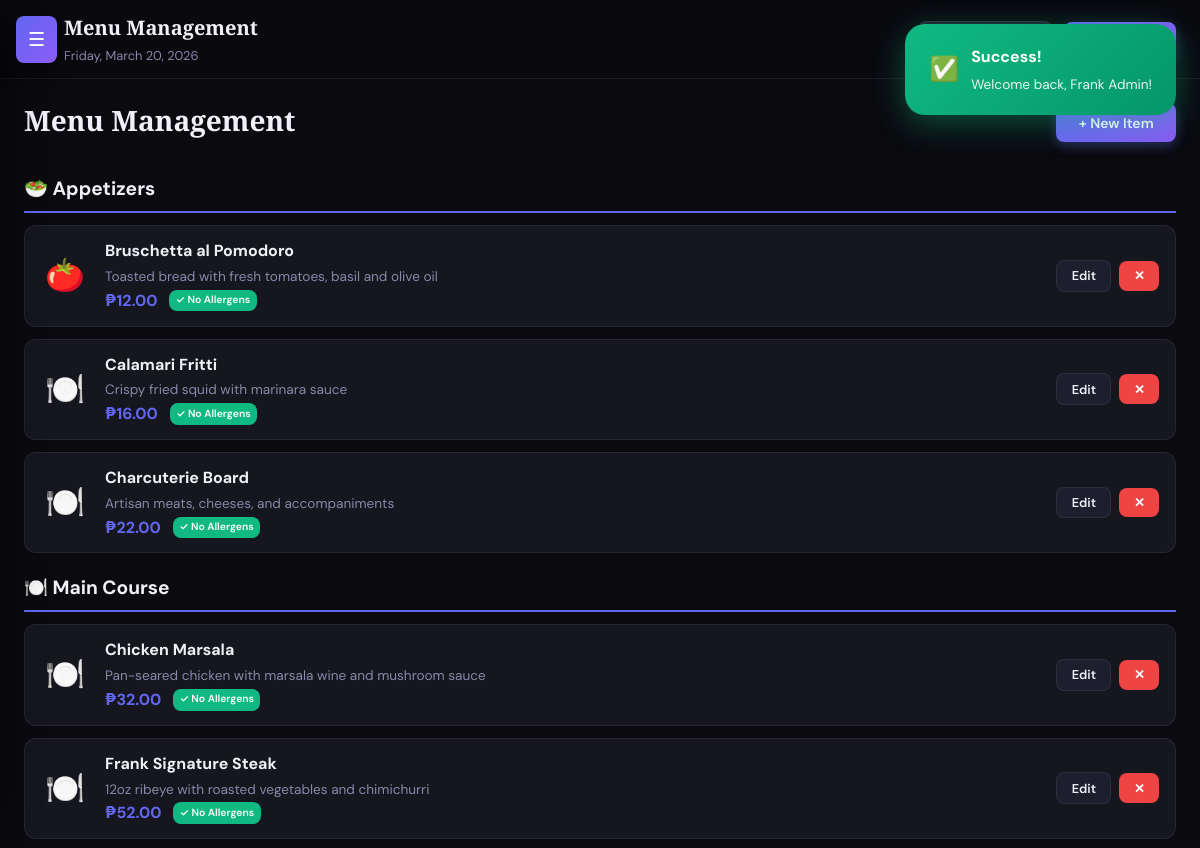
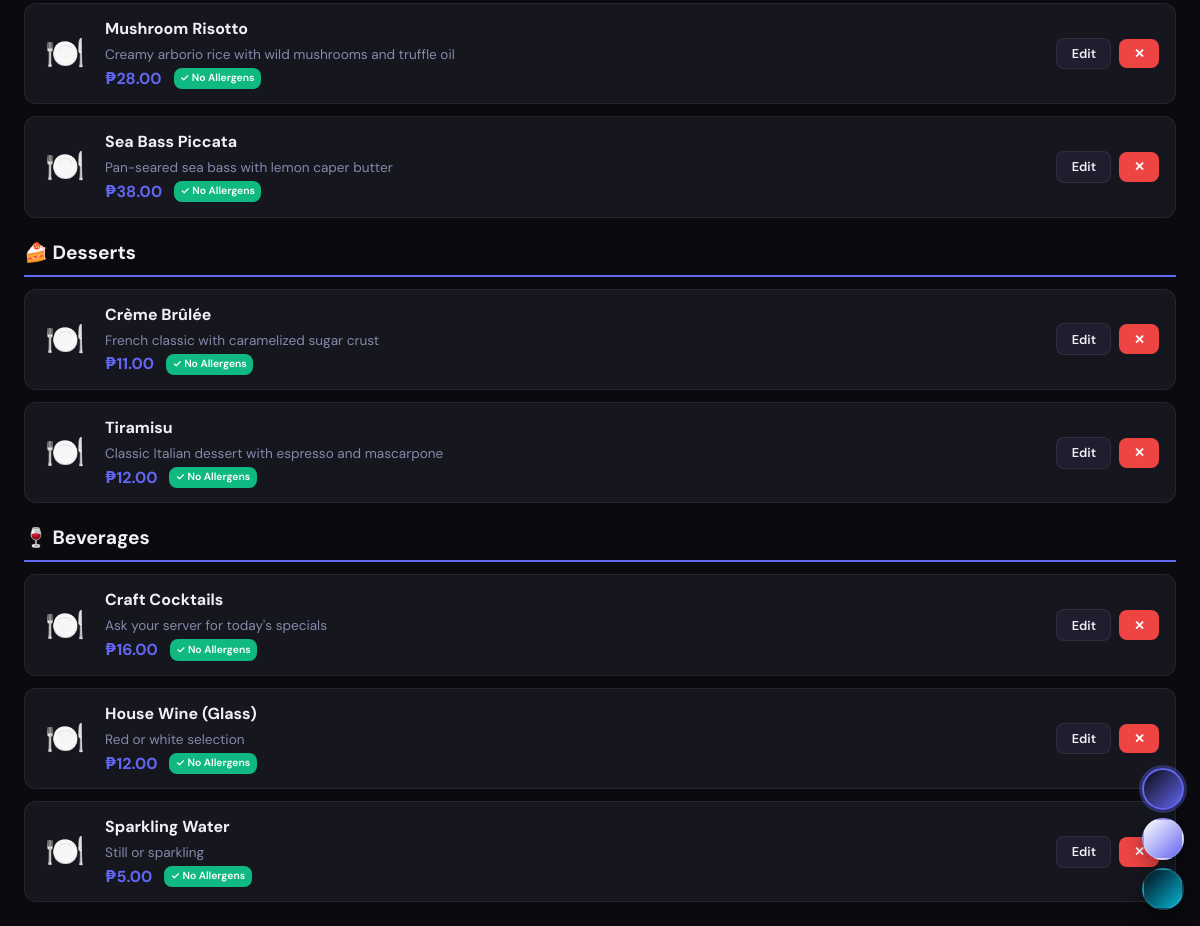
The page /admin_menu.php (signed in) on the database its author committed (2 pictures, top to bottom).
### tables this page shows
CREATE TABLE IF NOT EXISTS menu_items (
    item_id INT PRIMARY KEY AUTO_INCREMENT,
    category_id INT,
    name VARCHAR(150) NOT NULL,
    description TEXT,
    price DECIMAL(10,2) NOT NULL,
    image_url VARCHAR(255),
    is_available TINYINT(1) DEFAULT 1,
    is_featured TINYINT(1) DEFAULT 0,
    preparation_time INT DEFAULT 15,
     
    dietary_tags SET('Vegetarian','Vegan','Gluten-Free','Halal','Spicy') DEFAULT NULL,
    created_at TIMESTAMP DEFAULT CURRENT_TIMESTAMP,
    FOREIGN KEY (category_id) REFERENCES menu_categories(category_id) ON DELETE SET NULL
);

### includes/config.php (called while the page is built, shortened)
<?php
function getUserRole() {
    return $_SESSION['role'] ?? null;
}
function hasAccess($page) {
    $role = getUserRole();
    return in_array($page, ROLES[$role] ?? []);
}
?>

### includes/database.php (called while the page is built, shortened)
<?php
require_once 'config.php';
class Database {
    private static $instance = null;
    public $conn;
    private function __construct() {
        $this->conn = new mysqli(DB_HOST, DB_USER, DB_PASS, DB_NAME);
        $this->conn->set_charset('utf8mb4');
    }
    public static function getInstance() {
        if (!self::$instance) {
            self::$instance = new self();
        }
        return self::$instance;
    }
    public function query($sql, $params = [], $types = '') {
        $stmt = $this->conn->prepare($sql);
        if ($params) {
            if (!$types) {
                $types = str_repeat('s', count($params));
            }
            $stmt->bind_param($types, ...$params);
        }
        if (!$stmt->execute()) {
            throw new Exception("Query execution failed: " . $stmt->error . " SQL: " . $sql);
        }
        return $stmt;
    }
    public function fetchAll($sql, $params = [], $types = '') {
        $stmt = $this->query($sql, $params, $types);
        $result = $stmt->get_result();
        return $result->fetch_all(MYSQLI_ASSOC);
    }
}
function db() {
    return Database::getInstance();
}
?>

### admin_menu.php (the view, shortened to what this page needs)
<?php
$pageTitle    = 'Menu Management';
require_once 'includes/config.php';
require_once 'includes/database.php';
require_once 'includes/header.php';
$menu_items = db()->fetchAll("SELECT mi.*, mc.name as category_name FROM menu_items mi LEFT JOIN menu_categories mc ON mi.category_id = mc.category_id ORDER BY mc.sort_order, mi.name");
$itemsByCategory = [];
foreach($menu_items as $item) {
    $category_name = $item['category_name'] ?? 'Uncategorized';
    $itemsByCategory[$category_name][] = $item;
}
?>
<div class="flex justify-between items-center mb-4">
    <h2 class="section-title">Menu Management</h2>
    <button onclick="openModal()" class="btn btn-primary">+ New Item</button>
</div>
<?php
$categoryIcons = ['Appetizers' => '🥗', 'Main Course' => '🍽️', 'Desserts' => '🍰', 'Beverages' => '🍷', 'Kids Menu' => '🧒'];
$itemIcons = [
    'Bruschetta al Pomodoro' => '🍅', 'Shrimp Cocktail' => '🦐', 'Loaded Nachos' => '🧀', 'Thai Peanut Spring Rolls' => '🥜',
    'Grilled Ribeye Steak' => '🥩', 'Almond Crusted Salmon' => '🐟', 'Creamy Alfredo Pasta' => '🍝', 'Classic Fried Chicken' => '🍗',
    'Chocolate Lava Cake' => '🍰', 'Peanut Butter Cheesecake' => '🥜', 'Mango Sorbet' => '🍨',
    'Tropical Smoothie' => '🍹', 'Caramel Macchiato' => '☕', 'House Lemonade' => '🥤',
    'Mini Cheese Pizza' => '🍕', 'Fish & Chips' => '🐟'
];
?>
<?php foreach($itemsByCategory as $catName => $catItems): ?>
<div class="category-header"><?= $categoryIcons[$catName] ?? '🍽️' ?> <?= htmlspecialchars($catName) ?></div>
<div class="product-list">
    <?php foreach($catItems as $i):
        $isAvailable = $i['is_available'];
        try {
            $item_allergens = db()->fetchAll("SELECT a.name FROM allergens a JOIN menu_item_allergens mia ON a.id = mia.allergen_id WHERE mia.menu_item_id = ?", [$i['item_id']]);
            $allergenList = array_column($item_allergens, 'name');
        } catch (Exception $e) {
            $allergenList = [];
        }
    ?>
    <div class="product-list-item <?= $isAvailable ? '' : 'unavailable' ?>">
        <span class="product-icon"><?= $itemIcons[$i['name']] ?? '🍽️' ?></span>
        <div class="product-info">
            <div class="product-name"><?= htmlspecialchars($i['name']) ?></div>
            <div class="product-desc"><?= htmlspecialchars($i['description']) ?></div>
            <div class="product-meta">
                <span class="product-price">₱<?= number_format($i['price'], 2) ?></span>
                <?php if(!empty($allergenList)): ?>
                    <?php foreach($allergenList as $allergen): ?>
                    <span class="allergen-tag">⚠️ <?= htmlspecialchars($allergen) ?></span>
                    <?php endforeach; ?>
                <?php else: ?>
                    <span class="allergen-tag allergen-safe">✓ No Allergens</span>
                <?php endif; ?>
            </div>
        </div>
        <div class="product-actions">
            <button class="btn btn-sm btn-secondary" onclick='editItem(<?= json_encode($i) ?>)'>Edit</button>
            <form method="POST" style="display:inline;" onsubmit="return confirm('Delete this item?')">
                <button type="submit" class="btn btn-sm btn-danger">✕</button>
            </form>
        </div>
    </div>
    <?php endforeach; ?>
</div>
<?php endforeach; ?>
<?php require_once 'includes/footer.php'; ?>

### includes/header.php (shortened to what this page needs)
<?php
require_once __DIR__ . '/config.php';
require_once __DIR__ . '/database.php';
$role    = $_SESSION['role'];
?>
<!DOCTYPE html>
<html lang="en">
<head>
    <link rel="stylesheet" href="/frank-restaurant/assets/css/style.css">
</head>
<body>
<div class="layout">
    <div class="main-content">
        <header class="topbar">
            <div>
                <div class="topbar-title"><?= $pageTitle ?? 'Frank Restaurant' ?></div>
                <div class="topbar-subtitle"><?= $pageSubtitle ?? date('l, F j, Y') ?></div>
            </div>
            <div class="topbar-actions">
                <?php if($role==='customer'): ?>
                <a href="create_reservation.php" class="btn btn-primary btn-sm glow">+ New Reservation</a>
                <?php elseif(in_array($role,['admin','manager','staff'])): ?>
                <a href="index.php" class="btn btn-secondary btn-sm" target="_blank">🌐 View Website</a>
                <a href="create_reservation.php" class="btn btn-primary btn-sm">+ Reservation</a>
                <?php endif; ?>
            </div>
        </header>
        <div class="page-content">

### includes/footer.php (shortened to what this page needs)
        </div>
    </div>
</div>
<div class="theme-switcher">
    <div class="theme-btn" data-theme-target="dark"  data-tooltip="Dark Theme (Alt+1)" title="Dark"></div>
    <div class="theme-btn" data-theme-target="light" data-tooltip="Light Theme (Alt+2)" title="Light"></div>
    <div class="theme-btn" data-theme-target="ocean" data-tooltip="Ocean Theme (Alt+3)" title="Ocean"></div>
</div>
</body>
</html>

### assets/css/style.css (style rules this page uses)
:root { --bg-primary: #0a0a0f; --bg-secondary: #13131a; --bg-tertiary: #1e1e2e; --bg-card: #16161f; --text-primary: #f0f0f8; --text-secondary: #8888aa; --text-muted: #555570; --accent-primary: #6366f1; --accent-secondary: #8b5cf6; --accent-glow: rgba(99,102,241,0.35); --gradient-primary: linear-gradient(135deg, #6366f1 0%, #8b5cf6 100%); --gradient-hero: linear-gradient(135deg, #0a0a0f 0%, #1a0a2e 50%, #0a0a1f 100%); --border-color: rgba(255,255,255,0.07); --border-accent: rgba(99,102,241,0.3); --shadow: 0 4px 20px rgba(0,0,0,0.4); --shadow-lg: 0 12px 40px rgba(0,0,0,0.6); --shadow-glow: 0 0 30px rgba(99,102,241,0.2); --nav-bg: rgba(10,10,15,0.95); --sidebar-bg: #0d0d14; --success: #10b981; --warning: #f59e0b; --danger: #ef4444; --info: #3b82f6; --transition: all 0.3s cubic-bezier(0.4, 0, 0.2, 1); --radius: 12px; --radius-lg: 20px; --radius-sm: 8px; }
*, *::before, *::after { box-sizing: border-box; margin: 0; padding: 0; }
html { scroll-behavior: smooth; font-size: 16px; }
body { font-family: 'DM Sans', -apple-system, BlinkMacSystemFont, sans-serif; background: var(--bg-primary); color: var(--text-primary); line-height: 1.6; min-height: 100vh; transition: background 0.4s ease, color 0.4s ease; overflow-x: hidden; }
a { color: var(--accent-primary); text-decoration: none; transition: var(--transition); }
h1, h2, h3, h4, h5, h6 { font-family: 'Playfair Display', serif; font-weight: 700; line-height: 1.25; color: var(--text-primary); }
.section-title { font-size: 1.75rem; font-weight: 800; margin-bottom: 0.25rem; }
.layout { display: flex; min-height: 100vh; }
.main-content { margin-left: 0; flex: 1; min-width: 0; min-height: 100vh; overflow-y: hidden; display: flex; flex-direction: column; }
.topbar { background: var(--nav-bg); border-bottom: 1px solid var(--border-color); padding: 0.75rem 1.5rem 0.75rem 4rem; display: flex; align-items: center; justify-content: space-between; position: sticky; top: 0; z-index: 50; backdrop-filter: blur(10px); flex-shrink: 0; }
.topbar-title { font-size: 1.25rem; font-weight: 700; font-family: 'Playfair Display', serif; }
.topbar-subtitle { font-size: 0.8rem; color: var(--text-secondary); margin-top: 0.1rem; }
.topbar-actions { display: flex; align-items: center; gap: 0.75rem; }
.page-content { padding: 1.5rem; flex: 1; overflow-y: hidden; }
.btn { display: inline-flex; align-items: center; gap: 0.5rem; padding: 0.65rem 1.4rem; border: none; border-radius: var(--radius-sm); font-family: 'DM Sans', sans-serif; font-size: 0.875rem; font-weight: 600; cursor: pointer; transition: var(--transition); position: relative; overflow: hidden; text-decoration: none; white-space: nowrap; }
.btn::after { content: ''; position: absolute; top: 50%; left: 50%; width: 0; height: 0; background: rgba(255,255,255,0.2); border-radius: 50%; transform: translate(-50%,-50%); transition: width 0.4s ease, height 0.4s ease, opacity 0.4s ease; opacity: 0; }
.btn-primary { background: var(--gradient-primary); color: white; box-shadow: 0 4px 12px var(--accent-glow); }
.btn-secondary { background: var(--bg-tertiary); color: var(--text-primary); border: 1px solid var(--border-color); }
.btn-danger { background: var(--danger); color: white; }
.btn-sm { padding: 0.4rem 0.9rem; font-size: 0.8rem; }
.theme-switcher { position: fixed; bottom: 2rem; right: 2rem; z-index: 500; display: flex; flex-direction: column; gap: 0.5rem; }
.theme-btn { width: 42px; height: 42px; border-radius: 50%; border: 2px solid var(--border-color); cursor: pointer; transition: var(--transition); position: relative; overflow: hidden; box-shadow: var(--shadow); }
.theme-btn.active { border-color: var(--accent-primary); box-shadow: 0 0 0 3px var(--accent-glow); }
.theme-btn[data-theme-target="dark"] { background: linear-gradient(135deg, #0a0a0f, #6366f1); }
.theme-btn[data-theme-target="light"] { background: linear-gradient(135deg, #ffffff, #6366f1); }
.theme-btn[data-theme-target="ocean"] { background: linear-gradient(135deg, #020d1a, #06b6d4); }
[data-tooltip] { position: relative; }
.flex { display: flex; }
.items-center { align-items: center; }
.justify-between { justify-content: space-between; }
.mb-4 { margin-bottom: 2rem; }
.theme-switcher { bottom: 1rem; right: 1rem; }

### rows shown on the page
menu_items: name "🍅", name "Bruschetta al Pomodoro", description "Toasted bread with fresh tomatoes, basil and olive oil", price "12.00"
menu_items: name "🍽️", name "Calamari Fritti", description "Crispy fried squid with marinara sauce", price "16.00"
menu_items: name "🍽️", name "Charcuterie Board", description "Artisan meats, cheeses, and accompaniments", price "22.00"
menu_items: name "🍽️", name "Chicken Marsala", description "Pan-seared chicken with marsala wine and mushroom sauce", price "32.00"
menu_items: name "🍽️", name "Frank Signature Steak", description "12oz ribeye with roasted vegetables and chimichurri", price "52.00"
menu_items: name "🍽️", name "Mushroom Risotto", description "Creamy arborio rice with wild mushrooms and truffle oil", price "28.00"
menu_items: name "🍽️", name "Sea Bass Piccata", description "Pan-seared sea bass with lemon caper butter", price "38.00"
menu_items: name "🍽️", name "Crème Brûlée", description "French classic with caramelized sugar crust", price "11.00"
menu_items: name "🍽️", name "Tiramisu", description "Classic Italian dessert with espresso and mascarpone", price "12.00"
menu_items: name "🍽️", name "Craft Cocktails", description "Ask your server for today's specials", price "16.00"
menu_items: name "🍽️", name "House Wine (Glass)", description "Red or white selection", price "12.00"
menu_items: name "🍽️", name "Sparkling Water", description "Still or sparkling", price "5.00"

### other values the page prints
$pageTitle "Menu Management"
$pageSubtitle "Friday, March 20, 2026"
$categoryIcons[$catName] "🥗"
$catName "Appetizers"
$categoryIcons[$catName] "🍽️"
$catName "Main Course"
$categoryIcons[$catName] "🍰"
$catName "Desserts"
$categoryIcons[$catName] "🍷"
$catName "Beverages"
